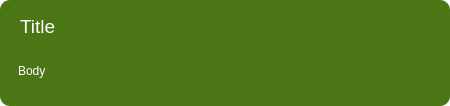
<?xml version="1.0" encoding="UTF-8"?>
<ui version="4.0">
 <class>InfoBox</class>
 <widget class="QWidget" name="InfoBox">
  <property name="windowModality">
   <enum>Qt::ApplicationModal</enum>
  </property>
  <property name="geometry">
   <rect>
    <x>0</x>
    <y>0</y>
    <width>450</width>
    <height>106</height>
   </rect>
  </property>
  <property name="windowTitle">
   <string>Form</string>
  </property>
  <property name="autoFillBackground">
   <bool>false</bool>
  </property>
  <property name="styleSheet">
   <string notr="true">background-color:transparent;</string>
  </property>
  <layout class="QHBoxLayout" name="horizontalLayout">
   <property name="leftMargin">
    <number>0</number>
   </property>
   <property name="topMargin">
    <number>0</number>
   </property>
   <property name="rightMargin">
    <number>0</number>
   </property>
   <property name="bottomMargin">
    <number>0</number>
   </property>
   <item>
    <widget class="QFrame" name="frame">
     <property name="styleSheet">
      <string notr="true">background-color:#4a7616;border-radius: 10px;padding:3px;</string>
     </property>
     <property name="frameShape">
      <enum>QFrame::NoFrame</enum>
     </property>
     <property name="frameShadow">
      <enum>QFrame::Raised</enum>
     </property>
     <layout class="QVBoxLayout" name="verticalLayout">
      <item>
       <widget class="QLabel" name="titleText">
        <property name="font">
         <font>
          <pointsize>14</pointsize>
         </font>
        </property>
        <property name="styleSheet">
         <string notr="true">background-color:transparent; border-width:0px; color:white;</string>
        </property>
        <property name="text">
         <string>Title</string>
        </property>
       </widget>
      </item>
      <item>
       <widget class="QLabel" name="bodyText">
        <property name="sizePolicy">
         <sizepolicy hsizetype="Preferred" vsizetype="MinimumExpanding">
          <horstretch>0</horstretch>
          <verstretch>0</verstretch>
         </sizepolicy>
        </property>
        <property name="styleSheet">
         <string notr="true">background-color:transparent; border-width:0px; color:white;</string>
        </property>
        <property name="text">
         <string>Body</string>
        </property>
       </widget>
      </item>
     </layout>
    </widget>
   </item>
  </layout>
 </widget>
 <resources/>
 <connections/>
</ui>
